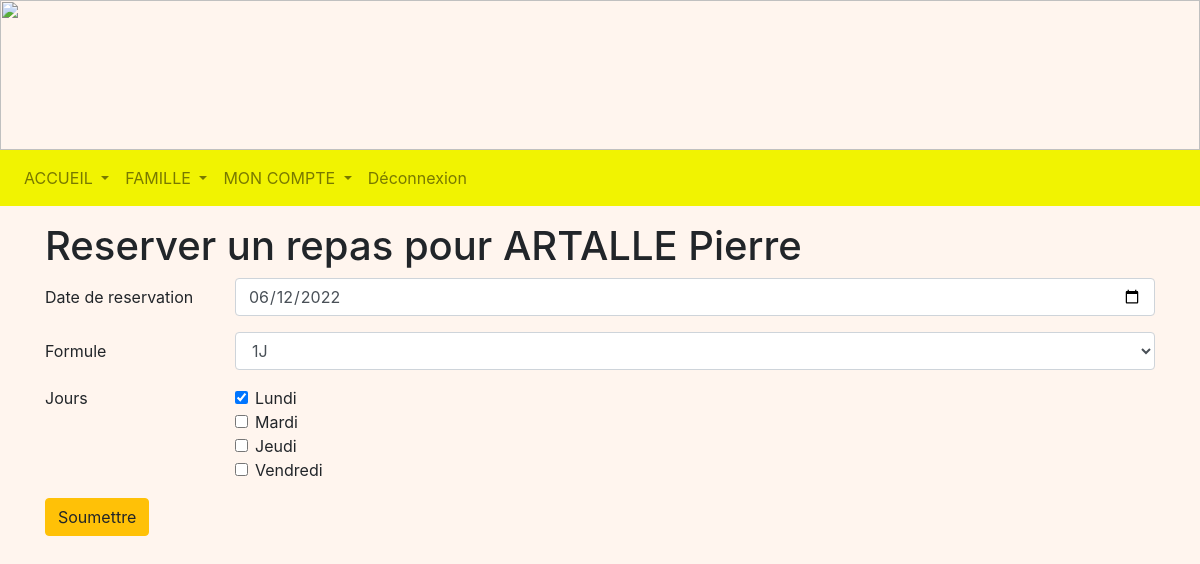
Screenshot of /enfant/1 (signed in) with the database file from the repository.
### tables this page shows
CREATE TABLE Enfant (
  code_enfant integer primary key autoincrement,
  nom_enfant TEXT NOT NULL,
  prenom_enfant TEXT NOT NULL,
  code_tarif integer NOT NULL,
  code_classe integer NOT NULL,
  code_representant integer NOT NULL,
  code_formule integer NOT NULL,
  FOREIGN KEY (code_tarif) REFERENCES Tarif(code_tarif),
  FOREIGN KEY (code_classe) REFERENCES Classe(code_classe),
  FOREIGN KEY (code_representant) REFERENCES Representant(code_representant)
  FOREIGN KEY (code_formule) REFERENCES Formule(code_formule)
);

CREATE TABLE Jour (
  code_jour integer PRIMARY KEY,
  jour TEXT NOT NULL
);

### representant.py (the view, shortened to what this page needs)
@app.route('/enfant/<int:code_enfant>', methods = ["POST", "GET"])
@login_required
def enfant(code_enfant):
    db = get_db()
    cur = db.cursor()
    representant = cur.execute("SELECT code_representant FROM Representant WHERE identifiant = ?", (flask_login.current_user.name, )).fetchone()
    enfant = cur.execute("SELECT * FROM Enfant WHERE code_representant = ? and code_enfant = ?", (representant[0], code_enfant, )).fetchone()
    enfants = cur.execute("SELECT code_enfant, prenom_enfant FROM Enfant WHERE code_representant = ?", (representant[0], )).fetchall()
    formules = cur.execute("SELECT * FROM Formule").fetchall()
    joursManges = cur.execute("SELECT J.code_jour FROM Mange AS M INNER JOIN Jour AS J ON M.code_jour = J.code_jour WHERE M.code_enfant = ?", (code_enfant, )).fetchall()
    jours = cur.execute("SELECT * FROM  Jour").fetchall()
    now = datetime.datetime.today().strftime('%Y-%m-%d')
    return render_template('R_enfant.html', enfants = enfants, enfant = enfant, now = now, formules = formules, jours = jours, joursManges = joursManges)

### main.py (called while the page is built)
@login_manager.user_loader
def load_user(user_id):
    db = get_db()
    cur = db.cursor()
    user = cur.execute('SELECT identifiant, mot_de_passe FROM Compte WHERE identifiant=?', (user_id, )).fetchone()
    return User(user[0], user[1])

def get_db():
    if 'db' not in g:
        g.db = sqlite3.connect(DATABASE)
    return g.db

@app.teardown_appcontext
def close_connection(exception):
    db = g.pop('db', None)
    if db is not None:
        db.close()

### templates/R_enfant.html (shortened to what this page needs)
<!DOCTYPE html>
<html>
<head>
    <link rel="stylesheet" href="https://cdn.jsdelivr.net/npm/bootstrap@4.3.1/dist/css/bootstrap.min.css"
>
    <link rel="stylesheet" href="/static/css/main.css">
</head>
<body>
    {% extends "R_layout.html" %}
    {% block content %}
    <div class="container mt-3 mb-3">
        <h1>Reserver un repas pour {{ enfant[1] }} {{ enfant[2] }}</h1>
        <form method="POST">
            <div class="row mb-3">
                <label class="col-sm-2 col-form-label" for="repas">Date de reservation</label>
                <div class="col-sm-10">
                    <input class="form-control" type="date" id="repas" name="repas" value="{{ now }}" min="2010-01-01"
                        max="2100-12-31">
                </div>
            </div>
            <div class="row mb-3">
                <label for="formule" class="col-sm-2 col-form-label">Formule</label>
                <div class="col-sm-10">
                    <select name="formule" class="form-control" id="formule">
                        {% for formule in formules %}
                        {% if enfant[6] == formule[0] %}
                        <option value="{{ formule[0] }}" selected>{{ formule[1] }}</option>
                        {% else %}
                        <option value="{{ formule[0] }}">{{ formule[1] }}</option>
                        {% endif %}
                        {% endfor %}
                    </select>
                </div>
            </div>
            <div class="form-group row">
                <div class="col-sm-2">Jours</div>
                <div class="col-sm-10">
                    {% for jour in jours %}
                    <div class="form-check">
                        {% set br = namespace (break = 1) %}
                        {% for jourMange in joursManges %}
                        {% if jour[0] == jourMange[0] %}
                        <input class="form-check-input" type="checkbox" value="{{ jour[0] }}" name="{{ jour[1] }}"
                            id="{{ jour[1] }}" checked>
                        {% set br.break = 0 %}
                        {% endif %}
                        {% endfor %}
                        {% if br.break == 1 %}
                        <input class="form-check-input" type="checkbox" value="{{ jour[0] }}" name="{{ jour[1] }}"
                            id="{{ jour[1] }}">
                        {% endif %}
                        <label class="form-check-label" for="{{ jour[1] }}">
                            {{ jour[1] }}
                        </label>
                    </div>
                    {% endfor %}
                </div>
            </div>
            <button type="submit" class="btn btn-warning mb-3">Soumettre</button>
        </form>
    </div>
    {% endblock %}

### static/css/main.css (style rules this page uses)
body { background-repeat: no-repeat; background-color:rgb(265,245,238); height: 110px; margin: 0px; }

### rows the page displays
Enfant: nom_enfant "ARTALLE", prenom_enfant "Pierre"
Jour: jour "Lundi"
Jour: jour "Mardi"
Jour: jour "Jeudi"
Jour: jour "Vendredi"

### other values shown
form field formule "1J"
